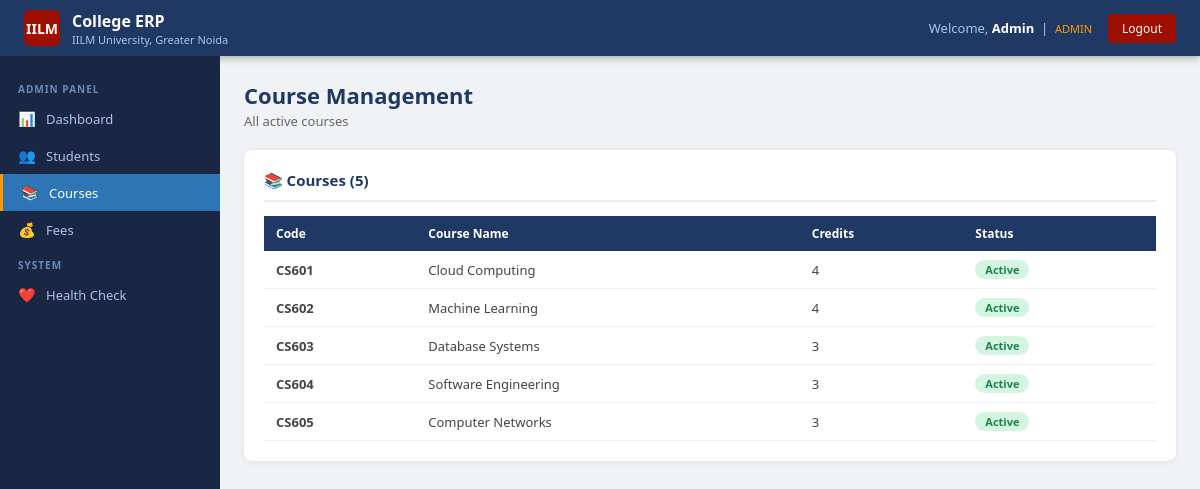
Screenshot of /admin/courses (signed in) with the database file from the repository.
### tables this page shows
CREATE TABLE courses (
        id INTEGER PRIMARY KEY AUTOINCREMENT,
        code TEXT UNIQUE NOT NULL,
        name TEXT NOT NULL,
        credits INTEGER DEFAULT 3,
        faculty_id INTEGER
    );

### app.py (the view)
@app.route("/admin/courses")
@login_required
@admin_required
def admin_courses():
    conn = get_db()
    courses = conn.execute("SELECT * FROM courses ORDER BY id").fetchall()
    conn.close()
    return render_template("admin_courses.html", courses=courses)

### app.py (called while the page is built)
def get_db():
    conn = sqlite3.connect(DB)
    conn.row_factory = sqlite3.Row
    return conn

def login_required(f):
    @wraps(f)
    def decorated(*args, **kwargs):
        if "user_id" not in session:
            return redirect(url_for("login"))
        return f(*args, **kwargs)
    return decorated

def admin_required(f):
    @wraps(f)
    def decorated(*args, **kwargs):
        if session.get("role") != "admin":
            flash("Admin access required","danger")
            return redirect(url_for("dashboard"))
        return f(*args, **kwargs)
    return decorated

### templates/admin_courses.html (shortened to what this page needs)
{% extends "base.html" %}
{% block content %}
<div class="page-header"><h1>Course Management</h1><p>All active courses</p></div>
<div class="card">
  <div class="card-header">📚 Courses ({{ courses|length }})</div>
  <table>
    <tr><th>Code</th><th>Course Name</th><th>Credits</th><th>Status</th></tr>
    {% for c in courses %}
    <tr>
      <td><strong>{{ c.code }}</strong></td>
      <td>{{ c.name }}</td>
      <td>{{ c.credits }}</td>
      <td><span class="badge badge-green">Active</span></td>
    </tr>
    {% endfor %}
  </table>
</div>
{% endblock %}

### templates/base.html (style rules this page uses)
* { margin:0;padding:0;box-sizing:border-box; }
body { font-family:'Segoe UI',Arial,sans-serif;background:#f0f2f5;min-height:100vh; }
.page-header { margin-bottom:20px; }
.page-header h1 { font-size:22px;color:#1F3864;font-weight:700; }
.page-header p { color:#666;font-size:13px;margin-top:2px; }
.card { background:white;border-radius:8px;padding:20px;box-shadow:0 1px 6px rgba(0,0,0,0.08);margin-bottom:16px; }
.card-header { font-size:15px;font-weight:700;color:#1F3864;margin-bottom:14px;padding-bottom:10px;border-bottom:2px solid #e8edf5; }
table { width:100%;border-collapse:collapse;font-size:13px; }
th { background:#1F3864;color:white;padding:9px 12px;text-align:left;font-weight:600;font-size:12px; }
td { padding:9px 12px;border-bottom:1px solid #f0f0f0;color:#444; }
.badge { display:inline-block;padding:2px 10px;border-radius:10px;font-size:11px;font-weight:600; }
.badge-green { background:#d5f5e3;color:#1d8348; }

### rows the page displays
courses: code "CS601", name "Cloud Computing", credits "4"
courses: code "CS602", name "Machine Learning", credits "4"
courses: code "CS603", name "Database Systems", credits "3"
courses: code "CS604", name "Software Engineering", credits "3"
courses: code "CS605", name "Computer Networks", credits "3"

### other values shown
{{ session.name }} "Admin"
{{ session.role }} "ADMIN"
{{ courses|length }} "5"
